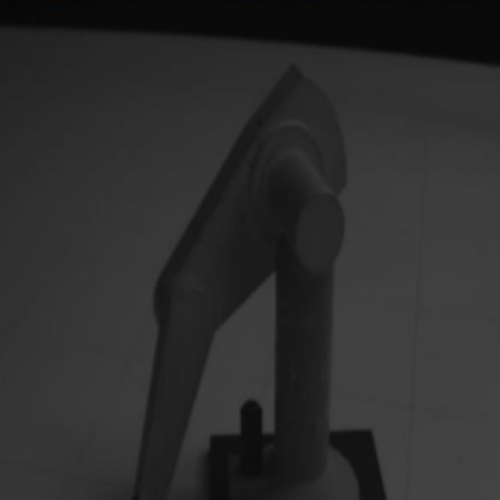
#> input picture goruntuisleme/image/kontrast germe.PNG, 500 x 500 px, found by its file name
$ python '7-Kontrast Germe.py'
#> lines starting #> are read from the running program, lines starting #| are printed output that depends on the picture
import cv2
import matplotlib.pyplot as plt
import numpy as np

resim = cv2.imread('image/kontrast germe.png',0)
#> resim: shape (500, 500); min 0, max 68, mean 45


minmax_img = np.zeros((resim.shape[0],resim.shape[1]),dtype = 'uint8')


for i in range(resim.shape[0]):
    for j in range(resim.shape[1]):
        minmax_img[i,j] = 255*(resim[i,j]-np.min(resim))/(np.max(resim)-np.min(resim))
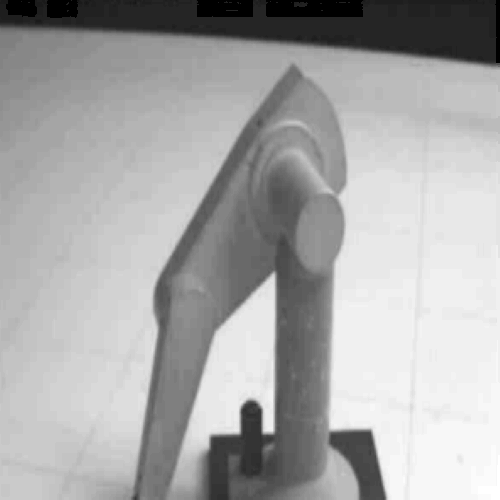
#> minmax_img: shape (500, 500); min 0, max 255, mean 168.4


cv2.imshow("Orijinal Resim",resim)
cv2.imshow("Filtrelenmis Resim",minmax_img)

cv2.waitKey(0)
cv2.destroyAllWindows()
